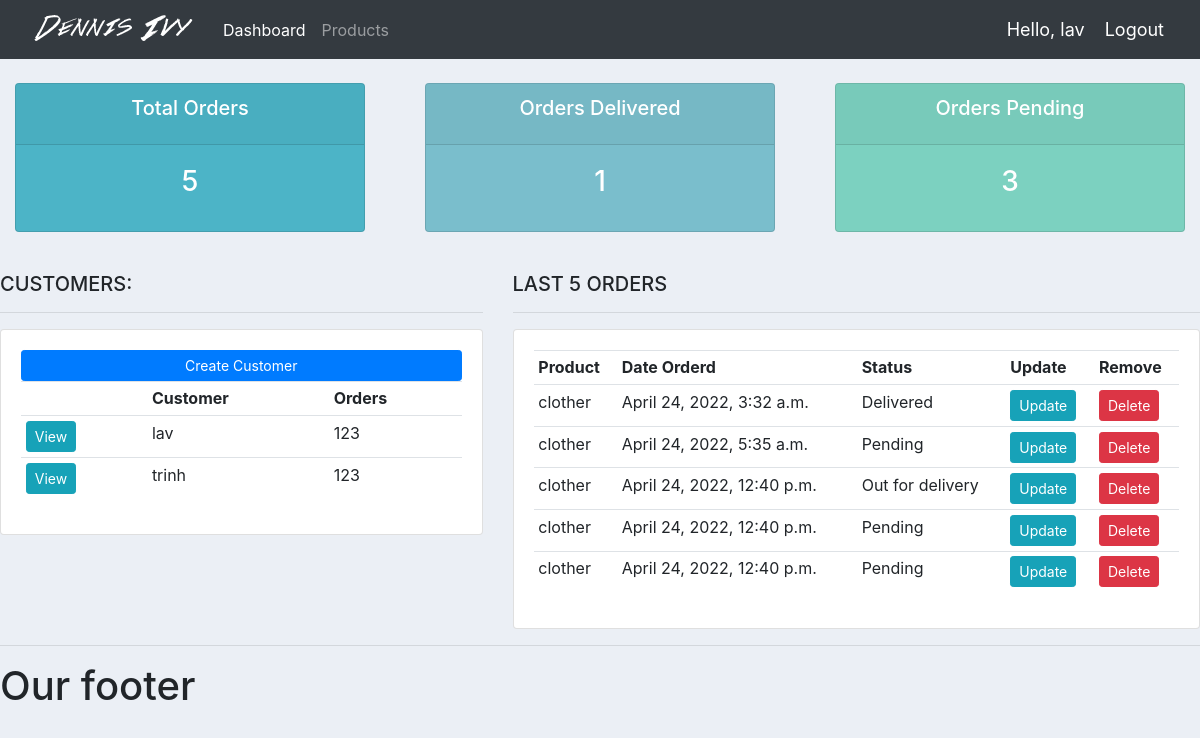
The app's page / (signed in) with its own data.
### accounts/models.py (models this page shows, shortened)
class Customer(models.Model):
    user = models.OneToOneField(User, on_delete=models.CASCADE, null=True, blank=True)
    name = models.CharField(max_length=200, null=True)
    phone = models.CharField(max_length=200, null=True)
    email = models.CharField(max_length=200, null=True)
    profile_pic = models.ImageField(default="logo.png", null=True, blank=True)
    date_created = models.DateTimeField(auto_now_add=True, null=True)

class Order(models.Model):
    STATUS = (
        ('Pending', 'Pending'),
        ('Out for delivery', 'Out for delivery'),
        ('Delivered', 'Delivered'),
    )
    customer = models.ForeignKey(Customer, null=True, on_delete=models.SET_NULL)
    product = models.ForeignKey(Product, null=True, on_delete=models.SET_NULL)
    date_created = models.DateTimeField(auto_now_add=True, null=True)
    status = models.CharField(max_length=200, choices=STATUS, null=True)
    note = models.CharField(max_length=1000, null=True)

class Product(models.Model):
    CATEGORY = (
        ('Indoor', 'Indoor'),
        ('Out Door', 'Out Door'),
    )
    name = models.CharField(max_length=200, null=True)
    price = models.FloatField(null=True)
    category = models.CharField(max_length=200, null=True, choices=CATEGORY)
    description = models.CharField(max_length=200, null=True, blank=True)
    date_created = models.DateTimeField(auto_now_add=True, null=True)
    tags = models.ManyToManyField(Tag)
    def __str__(self):
        return self.name

### accounts/decorator.py (the view)
    def wrapper_function(request, *args, **kwargs):
        group = None
        if request.user.groups.exists():
            group = request.user.groups.all()[0].name
        if group == 'customer':
            return redirect('user-page')
        if group == 'admin':
            return view_func(request, *args, **kwargs)

### accounts/decorator.py (called while the page is built)
def admin_only(view_func):
    def wrapper_function(request, *args, **kwargs):
        group = None
        if request.user.groups.exists():
            group = request.user.groups.all()[0].name
        if group == 'customer':
            return redirect('user-page')
        if group == 'admin':
            return view_func(request, *args, **kwargs)
    return wrapper_function

### accounts/views.py (called while the page is built)
@login_required(login_url='login')
@admin_only
def home(request):
    orders = Order.objects.all()
    customers = Customer.objects.all()
    total_customers = customers.count()
    total_orders = orders.count()
    delivered = orders.filter(status='Delivered').count()
    pending = orders.filter(status='Pending').count()
    contex = {'orders': orders,
              'customers': customers,
              'total_orders': total_orders,
              'delivered': delivered,
              'pending': pending}
    return render(request, 'accounts/dashboard.html', contex)

### accounts/templates/accounts/dashboard.html
{%  extends 'accounts/main.html' %}
{% block content %}
{%  include 'accounts/status.html' %}
<br>
<div class="row">
	<div class="col-md-5">
		<h5>CUSTOMERS:</h5>
		<hr>
		<div class="card card-body">
			<a class="btn btn-primary  btn-sm btn-block" href="">Create Customer</a>
			<table class="table table-sm">
				<tr>
					<th></th>
					<th>Customer</th>
					<th>Orders</th>
				</tr>
                {% for customer in customers %}
                    <tr>
                        <td><a class="btn btn-sm btn-info" href="{% url 'customer' customer.id%}">View</a></td>
                        <td>{{customer.name}}</td>
                        <td>{{customer.phone}}</td>
                    </tr>
                {% endfor  %}
			</table>
		</div>
	</div>
	<div class="col-md-7">
		<h5>LAST 5 ORDERS</h5>
		<hr>
		<div class="card card-body">
			<table class="table table-sm">
				<tr>
					<th>Product</th>
					<th>Date Orderd</th>
					<th>Status</th>
					<th>Update</th>
					<th>Remove</th>
				</tr>
                {% for order in orders %}
                    <tr>
                        <td>{{order.product}}</td>
                        <td>{{order.date_created}}</td>
                        <td>{{order.status}}</td>
                        <td><a class="btn btn-sm btn-info" href="{% url 'update_order' order.id %}">Update</a></td>
                        <td><a class="btn btn-sm btn-danger" href="{% url 'delete_order' order.id%}">Delete</a></td>
                    </tr>
                {% endfor  %}
			</table>
		</div>
	</div>
</div>
{% endblock %}

### accounts/templates/accounts/navbar.html (shortened to what this page needs)
{% load static %}
<nav class="navbar navbar-expand-lg navbar-dark bg-dark">
 <img src="{% static 'images/logo.png' %}">
  <div class="collapse navbar-collapse" id="navbarNav">
    <ul class="navbar-nav">
      {% if request.user.is_staff %}
      <li class="nav-item active">
        <a class="nav-link" href="{% url 'home' %}">Dashboard</a>
      </li>
      <li class="nav-item">
        <a class="nav-link" href="{% url 'products' %}">Products</a>
      </li>
      {% else %}
       <li class="nav-item">
        <a class="nav-link" href="{% url 'account' %}">Settings</a>
      </li>
      {% endif %}
    </ul>
  </div>
  <span class="hello-msg">Hello, {{request.user}}</span>
  <span ><a  class="hello-msg" href="{% url 'logout' %}">Logout</a></span>
</nav>

### static/css/main.css (style rules this page uses)
body { background-color: #ebeff5; }

### accounts/templates/accounts/navbar.html (style rules this page uses)
.hello-msg { font-size: 18px; color: #fff; margin-right: 20px; }

### records on screen
Customer: name "lav", phone "123"
Customer: name "trinh", phone "123"
Order: product "clother", date_created "April 24, 2022, 3:32 a.m.", status "Delivered"
Order: product "clother", date_created "April 24, 2022, 5:35 a.m.", status "Pending"
Order: product "clother", date_created "April 24, 2022, 12:40 p.m.", status "Out for delivery"
Order: product "clother", date_created "April 24, 2022, 12:40 p.m.", status "Pending"
Order: product "clother", date_created "April 24, 2022, 12:40 p.m.", status "Pending"

### other values on screen
{{ request.user }} "lav"
{{ total_orders }} "5"
{{ delivered }} "1"
{{ pending }} "3"
